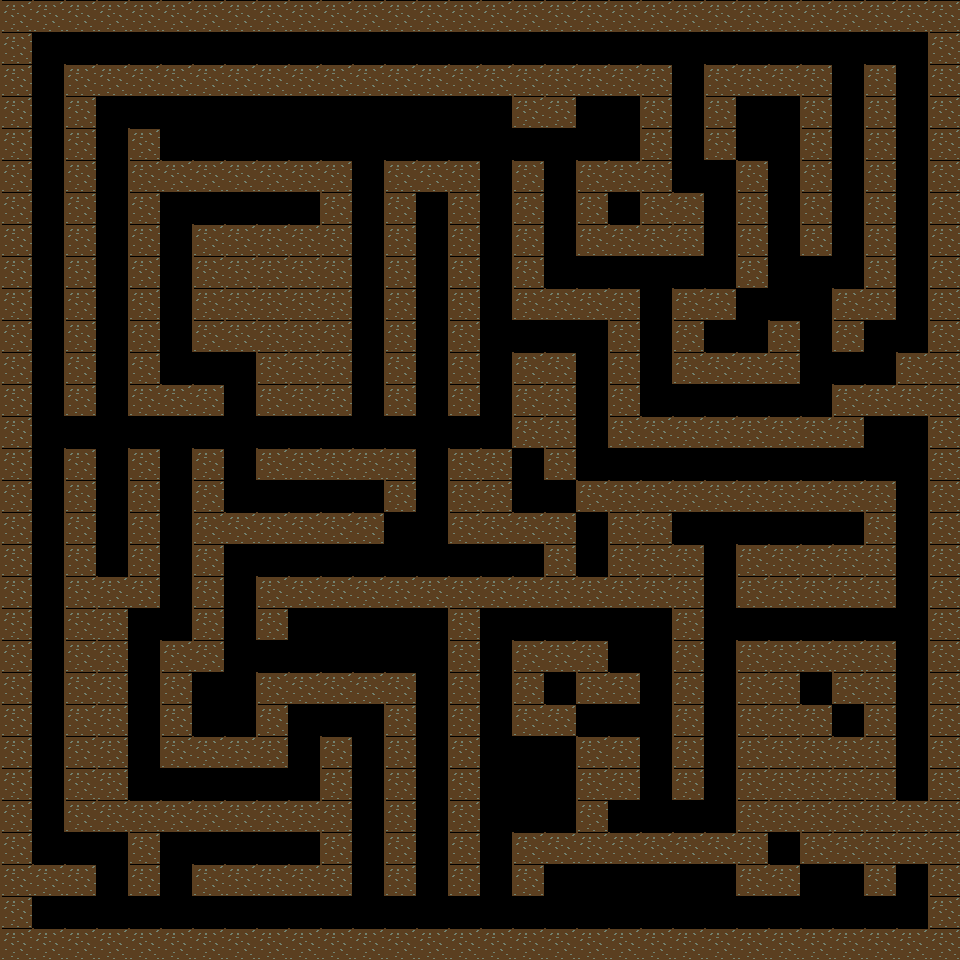

Below is a game level as drawn by its tile map, then a one-line description and the .tmx file that defines it, in full:
An orthogonal 30x30 tile map with 32x32 px tiles, 1 tile layer (hindernis), 1 hidden layer not drawn.

<map version="1.10" tiledversion="1.10.1" orientation="orthogonal" renderorder="right-up" width="30" height="30" tilewidth="32" tileheight="32" infinite="0" nextlayerid="3" nextobjectid="1">
 <tileset firstgid="1" name="tileset1" tilewidth="32" tileheight="32" tilecount="12" columns="3">
  <image source="tileset1.png" width="96" height="128" />
 </tileset>
 <layer id="1" name="hindernis" width="30" height="30">
  <data encoding="csv">
10,10,10,10,10,10,10,10,10,10,10,10,10,10,10,10,10,10,10,10,10,10,10,10,10,10,10,10,10,10,
10,0,0,0,0,0,0,0,0,0,0,0,0,0,0,0,0,0,0,0,0,0,0,0,0,0,0,0,0,10,
10,0,10,10,10,10,10,10,10,10,10,10,10,10,10,10,10,10,10,10,10,0,10,10,10,10,0,10,0,10,
10,0,10,0,0,0,0,0,0,0,0,0,0,0,0,0,10,10,0,0,10,0,10,0,0,10,0,10,0,10,
10,0,10,0,10,0,0,0,0,0,0,0,0,0,0,0,0,0,0,0,10,0,10,0,0,10,0,10,0,10,
10,0,10,0,10,10,10,10,10,10,10,0,10,10,10,0,10,0,10,10,10,0,0,10,0,10,0,10,0,10,
10,0,10,0,10,0,0,0,0,0,10,0,10,0,10,0,10,0,10,0,10,10,0,10,0,10,0,10,0,10,
10,0,10,0,10,0,10,10,10,10,10,0,10,0,10,0,10,0,10,10,10,10,0,10,0,10,0,10,0,10,
10,0,10,0,10,0,10,10,10,10,10,0,10,0,10,0,10,0,0,0,0,0,0,10,0,0,0,10,0,10,
10,0,10,0,10,0,10,10,10,10,10,0,10,0,10,0,10,10,10,10,0,10,10,0,0,0,10,10,0,10,
10,0,10,0,10,0,10,10,10,10,10,0,10,0,10,0,0,0,0,10,0,10,0,0,10,0,10,0,0,10,
10,0,10,0,10,0,0,0,10,10,10,0,10,0,10,0,10,10,0,10,0,10,10,10,10,0,0,0,10,10,
10,0,10,0,10,10,10,0,10,10,10,0,10,0,10,0,10,10,0,10,0,0,0,0,0,0,10,10,10,10,
10,0,0,0,0,0,0,0,0,0,0,0,0,0,0,0,10,10,0,10,10,10,10,10,10,10,10,0,0,10,
10,0,10,0,10,0,10,0,10,10,10,10,10,0,10,10,0,10,0,0,0,0,0,0,0,0,0,0,0,10,
10,0,10,0,10,0,10,0,0,0,0,0,10,0,10,10,0,0,10,10,10,10,10,10,10,10,10,10,0,10,
10,0,10,0,10,0,10,10,10,10,10,10,0,0,10,10,10,10,0,10,10,0,0,0,0,0,0,10,0,10,
10,0,10,0,10,0,10,0,0,0,0,0,0,0,0,0,0,10,0,10,10,10,0,10,10,10,10,10,0,10,
10,0,10,10,10,0,10,0,10,10,10,10,10,10,10,10,10,10,10,10,10,10,0,10,10,10,10,10,0,10,
10,0,10,10,0,0,10,0,10,0,0,0,0,0,10,0,0,0,0,0,0,10,0,0,0,0,0,0,0,10,
10,0,10,10,0,10,10,0,0,0,0,0,0,0,10,0,10,10,10,0,0,10,0,10,10,10,10,10,0,10,
10,0,10,10,0,10,0,0,10,10,10,10,10,0,10,0,10,0,10,10,0,10,0,10,10,0,10,10,0,10,
10,0,10,10,0,10,0,0,10,0,0,0,10,0,10,0,10,10,0,0,0,10,0,10,10,10,0,10,0,10,
10,0,10,10,0,10,10,10,10,0,10,0,10,0,10,0,0,0,10,10,0,10,0,10,10,10,10,10,0,10,
10,0,10,10,0,0,0,0,0,0,10,0,10,0,10,0,0,0,10,10,0,10,0,10,10,10,10,10,0,10,
10,0,10,10,10,10,10,10,10,10,10,0,10,0,10,0,0,0,10,0,0,0,0,10,10,10,10,10,10,10,
10,0,0,0,10,0,0,0,0,0,10,0,10,0,10,0,10,10,10,10,10,10,10,10,0,10,10,10,10,10,
10,10,10,0,10,0,10,10,10,10,10,0,10,0,10,0,10,0,0,0,0,0,0,10,10,0,0,10,0,10,
10,0,0,0,0,0,0,0,0,0,0,0,0,0,0,0,0,0,0,0,0,0,0,0,0,0,0,0,0,10,
10,10,10,10,10,10,10,10,10,10,10,10,10,10,10,10,10,10,10,10,10,10,10,10,10,10,10,10,10,10
</data>
 </layer>
 <layer id="2" name="weg" width="30" height="30" visible="0">
  <data encoding="csv">
0,1,1,1,1,1,1,1,1,0,0,0,0,0,0,0,0,0,0,0,0,0,0,0,0,0,0,0,0,0,
0,1,1,1,1,1,1,1,1,1,1,1,1,1,1,1,1,1,1,1,1,1,1,1,1,1,1,1,1,0,
0,1,0,0,0,0,0,0,0,0,0,0,0,0,0,0,0,0,0,0,0,1,0,0,0,0,1,0,1,0,
0,1,0,2,2,2,2,2,2,2,2,2,2,2,2,1,0,0,2,2,0,1,0,1,1,0,1,0,1,0,
0,1,0,2,0,1,1,1,1,1,1,1,1,1,1,1,1,1,1,1,0,1,0,1,1,0,1,0,1,0,
0,1,0,2,1,1,0,0,0,0,0,2,0,0,0,1,0,1,0,0,0,1,1,0,1,0,1,0,0,0,
0,1,0,2,0,1,1,1,1,1,0,2,0,2,0,1,0,1,0,0,0,0,1,0,1,0,1,0,1,0,
0,1,0,2,0,1,0,0,0,0,0,2,0,2,0,1,0,1,0,0,0,0,1,0,1,0,1,0,1,0,
0,1,0,2,0,1,0,0,0,0,0,2,0,2,0,1,0,1,1,1,1,1,1,0,1,1,1,0,1,0,
0,1,0,2,0,1,0,0,0,0,0,2,0,2,0,1,0,0,0,0,1,0,0,1,1,1,0,0,1,0,
0,1,0,2,0,1,0,0,0,0,0,2,0,2,0,1,1,1,1,0,1,0,1,1,0,1,1,1,1,0,
0,1,0,2,0,1,1,1,0,0,0,2,0,2,0,1,0,0,1,0,1,0,0,0,0,1,1,1,0,0,
0,1,0,2,2,2,2,2,0,0,0,2,0,2,0,1,0,0,1,0,1,1,1,1,1,1,0,0,0,0,
0,1,2,2,1,2,2,2,2,2,2,2,2,1,1,1,0,0,1,0,0,0,0,0,0,0,0,1,1,0,
0,1,0,1,0,1,0,1,0,0,0,0,0,1,0,0,2,0,1,1,1,1,1,1,1,1,1,1,1,0,
0,2,0,1,0,1,0,1,1,1,1,1,0,1,0,0,2,2,0,0,0,0,0,0,0,0,0,0,1,0,
0,2,0,1,1,1,0,0,0,0,0,0,1,1,0,0,0,0,2,0,0,1,1,1,1,1,1,0,1,0,
0,2,0,1,1,1,0,1,1,1,1,1,1,1,1,1,1,1,1,1,0,1,1,0,0,0,0,0,1,0,
0,2,0,0,1,1,0,1,0,0,0,0,0,0,0,0,0,0,0,0,0,0,1,0,0,0,0,0,1,1,
0,2,0,0,1,1,0,1,0,1,1,1,1,1,0,1,1,1,1,1,1,0,1,1,1,1,1,1,1,1,
0,2,0,0,1,0,0,1,1,1,1,1,1,1,0,1,0,0,0,0,1,0,1,0,0,0,0,0,1,1,
0,2,0,0,1,0,1,1,0,0,0,0,0,1,0,1,0,2,0,0,1,0,1,1,1,1,0,0,1,1,
0,2,0,0,1,0,1,1,0,1,1,1,0,1,0,1,0,0,2,2,1,0,1,0,0,0,1,1,1,1,
0,2,0,0,1,0,0,0,0,1,0,1,0,1,0,2,2,2,0,0,1,0,1,0,0,0,0,0,1,0,
0,2,0,0,1,1,1,1,1,1,0,1,0,1,0,1,2,2,0,0,1,1,1,0,0,0,0,0,1,0,
0,2,0,0,0,0,0,0,0,0,0,1,0,1,0,1,2,2,0,1,1,1,1,0,0,0,0,0,0,0,
0,2,2,2,0,1,1,1,1,1,0,1,0,1,0,1,0,0,0,1,1,0,0,0,1,0,0,0,0,0,
0,0,0,2,2,1,0,0,0,0,0,1,0,1,0,1,0,1,1,1,1,1,1,0,0,0,2,0,1,0,
0,1,1,1,1,1,1,1,1,1,1,1,1,1,1,1,1,1,1,1,1,1,1,1,1,1,2,1,1,0,
0,0,0,0,0,0,0,0,0,0,0,0,0,0,0,0,0,0,0,0,0,0,0,0,0,0,0,0,0,0
</data>
 </layer>
</map>
